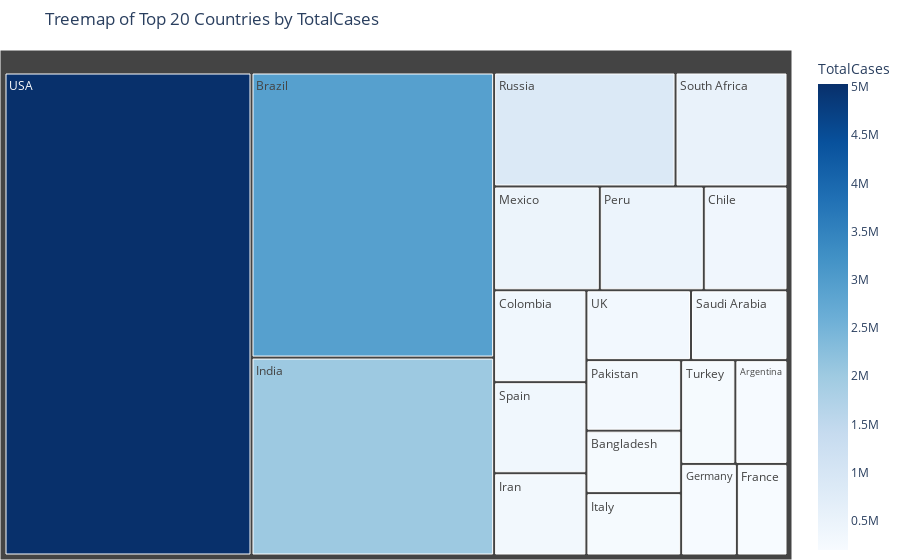
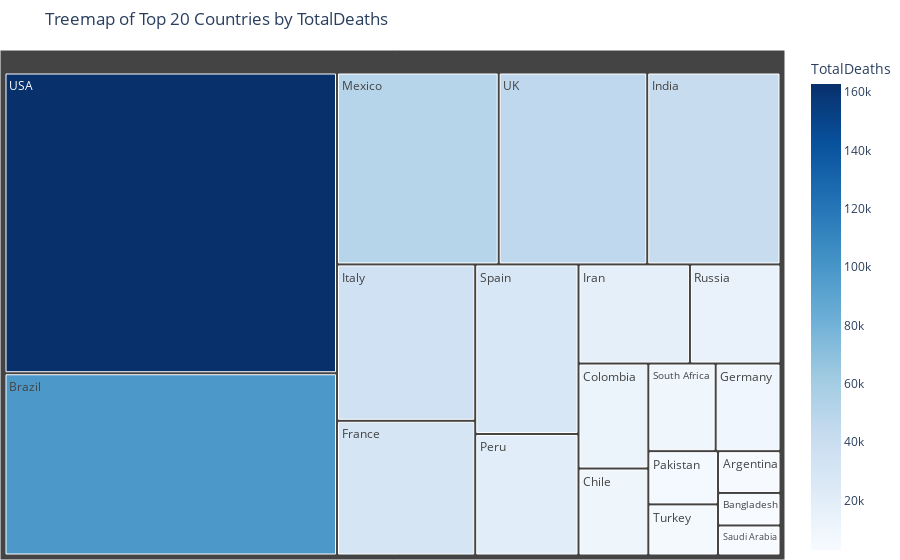
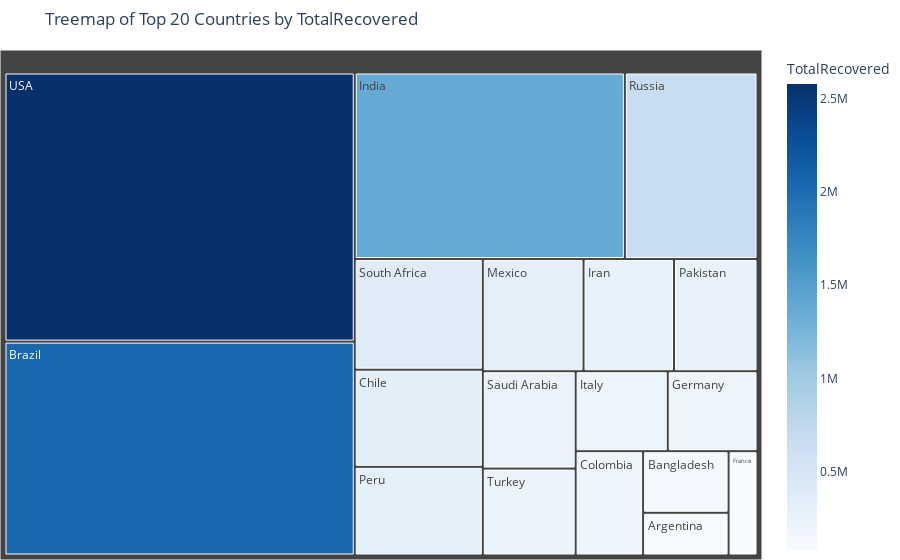
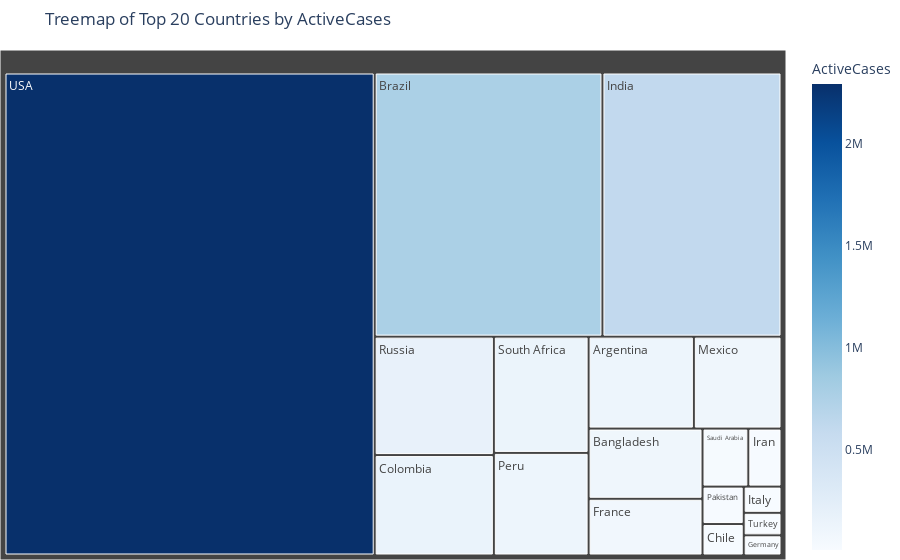

Notebook code cell kept with these figures, in order:
### Code cell
# Example usage, assuming world_data is a DataFrame with the necessary data
columns = ['TotalCases', 'TotalDeaths', 'TotalRecovered', 'ActiveCases']
for metric in columns:
    fig = px.treemap(world_data.iloc[0:20], values=metric, path=['Country/Region'],
                     title=f'Treemap of Top 20 Countries by {metric}',
                     color=metric,
                     color_continuous_scale='Blues')  # Specify a continuous scale of blue colors
    
    # Explicitly setting the paper and plot background color to white
    fig.update_layout(
        paper_bgcolor='white',
        plot_bgcolor='white',
        margin=dict(t=50, b=0, l=0, r=0)
    )
    
    # Update the colorway for the treemap to shades of blue
    fig.update_coloraxes(colorscale='Blues')

    # Show the figure
    fig.show()

### Figure 1 — Plotly figure (JSON) as saved in the notebook; plotly's stock layout.template omitted (floating-point values rounded to 4 significant figures)
{"data": [{"branchvalues": "total", "customdata": [[228195], [249651], [2917562], [366671], [357710], [195633], [215210], [2025409], [320117], [249204], [462690], [281863], [455409], [871894], [284226], [538184], [354530], [237265], [308134], [5032179]], "domain": {"x": [0, 1], "y": [0, 1]}, "hovertemplate": "labels=%{label}<br>TotalCases_sum=%{value}<br>parent=%{parent}<br>id=%{id}<br>TotalCases=%{color}<extra></extra>", "ids": ["Argentina", "Bangladesh", "Brazil", "Chile", "Colombia", "France", "Germany", "India", "Iran", "Italy", "Mexico", "Pakistan", "Peru", "Russia", "Saudi Arabia", "South Africa", "Spain", "Turkey", "UK", "USA"], "labels": ["Argentina", "Bangladesh", "Brazil", "Chile", "Colombia", "France", "Germany", "India", "Iran", "Italy", "Mexico", "Pakistan", "Peru", "Russia", "Saudi Arabia", "South Africa", "Spain", "Turkey", "UK", "USA"], "marker": {"coloraxis": "coloraxis", "colors": [228195, 249651, 2917562, 366671, 357710, 195633, 215210, 2025409, 320117, 249204, 462690, 281863, 455409, 871894, 284226, 538184, 354530, 237265, 308134, 5032179]}, "name": "", "parents": ["", "", "", "", "", "", "", "", "", "", "", "", "", "", "", "", "", "", "", ""], "type": "treemap", "values": [228195, 249651, 2917562, 366671, 357710, 195633, 215210, 2025409, 320117, 249204, 462690, 281863, 455409, 871894, 284226, 538184, 354530, 237265, 308134, 5032179]}], "layout": {"autosize": true, "coloraxis": {"colorbar": {"title": {"text": "TotalCases"}}, "colorscale": [[0, "rgb(247,251,255)"], [0.125, "rgb(222,235,247)"], [0.25, "rgb(198,219,239)"], [0.375, "rgb(158,202,225)"], [0.5, "rgb(107,174,214)"], [0.625, "rgb(66,146,198)"], [0.75, "rgb(33,113,181)"], [0.875, "rgb(8,81,156)"], [1, "rgb(8,48,107)"]]}, "legend": {"tracegroupgap": 0}, "margin": {"b": 0, "l": 0, "r": 0, "t": 50}, "paper_bgcolor": "white", "plot_bgcolor": "white", "title": {"text": "Treemap of Top 20 Countries by TotalCases"}}}

### Figure 2 — Plotly figure (JSON) as saved in the notebook; plotly's stock layout.template omitted (floating-point values rounded to 4 significant figures)
{"data": [{"branchvalues": "total", "customdata": [[4251], [3306], [98644], [9889], [11939], [30312], [9252], [41638], [17976], [35187], [50517], [6035], [20424], [14606], [3055], [9604], [28500], [5798], [46413], [162804]], "domain": {"x": [0, 1], "y": [0, 1]}, "hovertemplate": "labels=%{label}<br>TotalDeaths_sum=%{value}<br>parent=%{parent}<br>id=%{id}<br>TotalDeaths=%{color}<extra></extra>", "ids": ["Argentina", "Bangladesh", "Brazil", "Chile", "Colombia", "France", "Germany", "India", "Iran", "Italy", "Mexico", "Pakistan", "Peru", "Russia", "Saudi Arabia", "South Africa", "Spain", "Turkey", "UK", "USA"], "labels": ["Argentina", "Bangladesh", "Brazil", "Chile", "Colombia", "France", "Germany", "India", "Iran", "Italy", "Mexico", "Pakistan", "Peru", "Russia", "Saudi Arabia", "South Africa", "Spain", "Turkey", "UK", "USA"], "marker": {"coloraxis": "coloraxis", "colors": [4251, 3306, 98644, 9889, 11939, 30312, 9252, 41638, 17976, 35187, 50517, 6035, 20424, 14606, 3055, 9604, 28500, 5798, 46413, 162804]}, "name": "", "parents": ["", "", "", "", "", "", "", "", "", "", "", "", "", "", "", "", "", "", "", ""], "type": "treemap", "values": [4251, 3306, 98644, 9889, 11939, 30312, 9252, 41638, 17976, 35187, 50517, 6035, 20424, 14606, 3055, 9604, 28500, 5798, 46413, 162804]}], "layout": {"autosize": true, "coloraxis": {"colorbar": {"title": {"text": "TotalDeaths"}}, "colorscale": [[0, "rgb(247,251,255)"], [0.125, "rgb(222,235,247)"], [0.25, "rgb(198,219,239)"], [0.375, "rgb(158,202,225)"], [0.5, "rgb(107,174,214)"], [0.625, "rgb(66,146,198)"], [0.75, "rgb(33,113,181)"], [0.875, "rgb(8,81,156)"], [1, "rgb(8,48,107)"]]}, "legend": {"tracegroupgap": 0}, "margin": {"b": 0, "l": 0, "r": 0, "t": 50}, "paper_bgcolor": "white", "plot_bgcolor": "white", "title": {"text": "Treemap of Top 20 Countries by TotalDeaths"}}}

### Figure 3 — Plotly figure (JSON) as saved in the notebook; plotly's stock layout.template omitted (floating-point values rounded to 4 significant figures)
{"data": [{"branchvalues": "total", "customdata": [[99852], [143824], [2047660], [340168], [192355], [82460], [196200], [1377384], [277463], [201323], [308848], [256058], [310337], [676357], [247089], [387316], [null], [220546], [null], [2576668]], "domain": {"x": [0, 1], "y": [0, 1]}, "hovertemplate": "labels=%{label}<br>TotalRecovered_sum=%{value}<br>parent=%{parent}<br>id=%{id}<br>TotalRecovered=%{color}<extra></extra>", "ids": ["Argentina", "Bangladesh", "Brazil", "Chile", "Colombia", "France", "Germany", "India", "Iran", "Italy", "Mexico", "Pakistan", "Peru", "Russia", "Saudi Arabia", "South Africa", "Spain", "Turkey", "UK", "USA"], "labels": ["Argentina", "Bangladesh", "Brazil", "Chile", "Colombia", "France", "Germany", "India", "Iran", "Italy", "Mexico", "Pakistan", "Peru", "Russia", "Saudi Arabia", "South Africa", "Spain", "Turkey", "UK", "USA"], "marker": {"coloraxis": "coloraxis", "colors": [99852, 143824, 2047660, 340168, 192355, 82460, 196200, 1377384, 277463, 201323, 308848, 256058, 310337, 676357, 247089, 387316, null, 220546, null, 2576668]}, "name": "", "parents": ["", "", "", "", "", "", "", "", "", "", "", "", "", "", "", "", "", "", "", ""], "type": "treemap", "values": [99852, 143824, 2047660, 340168, 192355, 82460, 196200, 1377384, 277463, 201323, 308848, 256058, 310337, 676357, 247089, 387316, 0, 220546, 0, 2576668]}], "layout": {"autosize": true, "coloraxis": {"colorbar": {"title": {"text": "TotalRecovered"}}, "colorscale": [[0, "rgb(247,251,255)"], [0.125, "rgb(222,235,247)"], [0.25, "rgb(198,219,239)"], [0.375, "rgb(158,202,225)"], [0.5, "rgb(107,174,214)"], [0.625, "rgb(66,146,198)"], [0.75, "rgb(33,113,181)"], [0.875, "rgb(8,81,156)"], [1, "rgb(8,48,107)"]]}, "legend": {"tracegroupgap": 0}, "margin": {"b": 0, "l": 0, "r": 0, "t": 50}, "paper_bgcolor": "white", "plot_bgcolor": "white", "title": {"text": "Treemap of Top 20 Countries by TotalRecovered"}}}

### Figure 4 — Plotly figure (JSON) as saved in the notebook; plotly's stock layout.template omitted (floating-point values rounded to 4 significant figures)
{"data": [{"branchvalues": "total", "customdata": [[124092], [102521], [771258], [16614], [153416], [82861], [9758], [606387], [24678], [12694], [103325], [19770], [124648], [180931], [34082], [141264], [null], [10921], [null], [2292707]], "domain": {"x": [0, 1], "y": [0, 1]}, "hovertemplate": "labels=%{label}<br>ActiveCases_sum=%{value}<br>parent=%{parent}<br>id=%{id}<br>ActiveCases=%{color}<extra></extra>", "ids": ["Argentina", "Bangladesh", "Brazil", "Chile", "Colombia", "France", "Germany", "India", "Iran", "Italy", "Mexico", "Pakistan", "Peru", "Russia", "Saudi Arabia", "South Africa", "Spain", "Turkey", "UK", "USA"], "labels": ["Argentina", "Bangladesh", "Brazil", "Chile", "Colombia", "France", "Germany", "India", "Iran", "Italy", "Mexico", "Pakistan", "Peru", "Russia", "Saudi Arabia", "South Africa", "Spain", "Turkey", "UK", "USA"], "marker": {"coloraxis": "coloraxis", "colors": [124092, 102521, 771258, 16614, 153416, 82861, 9758, 606387, 24678, 12694, 103325, 19770, 124648, 180931, 34082, 141264, null, 10921, null, 2292707]}, "name": "", "parents": ["", "", "", "", "", "", "", "", "", "", "", "", "", "", "", "", "", "", "", ""], "type": "treemap", "values": [124092, 102521, 771258, 16614, 153416, 82861, 9758, 606387, 24678, 12694, 103325, 19770, 124648, 180931, 34082, 141264, 0, 10921, 0, 2292707]}], "layout": {"autosize": true, "coloraxis": {"colorbar": {"title": {"text": "ActiveCases"}}, "colorscale": [[0, "rgb(247,251,255)"], [0.125, "rgb(222,235,247)"], [0.25, "rgb(198,219,239)"], [0.375, "rgb(158,202,225)"], [0.5, "rgb(107,174,214)"], [0.625, "rgb(66,146,198)"], [0.75, "rgb(33,113,181)"], [0.875, "rgb(8,81,156)"], [1, "rgb(8,48,107)"]]}, "legend": {"tracegroupgap": 0}, "margin": {"b": 0, "l": 0, "r": 0, "t": 50}, "paper_bgcolor": "white", "plot_bgcolor": "white", "title": {"text": "Treemap of Top 20 Countries by ActiveCases"}}}
